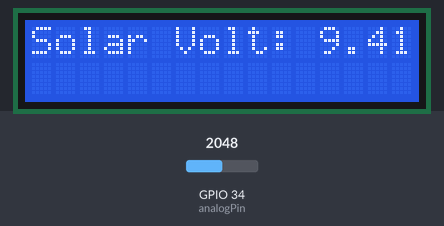
Recording of a sketch running on a simulated ESP32. On the bench: 16×2 character LCD. The test bench sets the inputs (shaded band); at power-on: GPIO 34 (analogPin) = 2048. What the sketch prints to the serial monitor is not drawn.

Above: at 2.7 s.
2.8 s: GPIO 34 (analogPin) set to 2866
At 4.2 s:
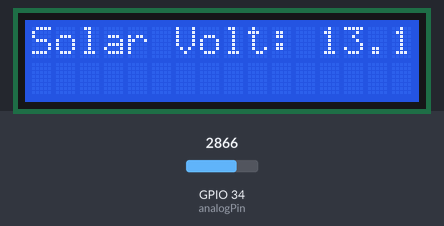
4.6 s: GPIO 34 (analogPin) set to 3603
At 5.9 s:
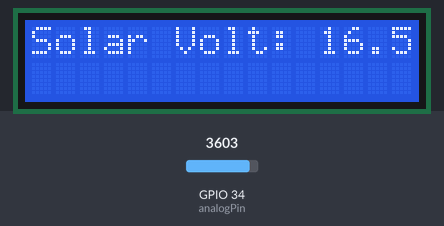
6.2 s: GPIO 34 (analogPin) set to 4095
At 6.9 s:
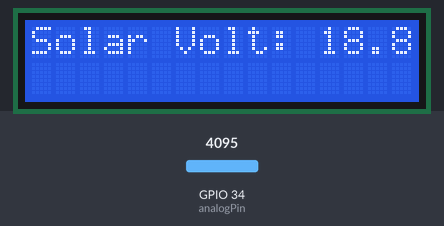
Timing chart, 0 to 9.2 s (numbered marks = the images above; inputs shaded):
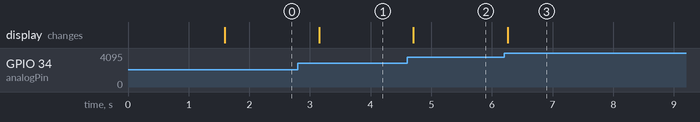

The sketch:

solar_monitoring_system.ino
```cpp
  #include <Wire.h>
#include <LiquidCrystal_I2C.h>

// LCD setup (I2C address might be 0x27 or 0x3F)
// If unsure, run an I2C scanner first
LiquidCrystal_I2C lcd(0x27, 16, 2);

const int analogPin = 34;   // ESP32 ADC pin
float calibrationFactor = 5.7;  // Adjust this after checking with multimeter

void setup() {
  Serial.begin(115200);
  lcd.init();        // Initialize LCD
  lcd.backlight();   // Turn on backlight
  lcd.setCursor(0, 0);
  lcd.print("Solar Monitor");
  delay(1500);
  lcd.clear();
}

void loop() {
  int rawADC = analogRead(analogPin);          // Read ADC value (0 - 4095)
  float voltage = (rawADC * 3.3) / 4095.0;     // Convert ADC value to pin voltage
  float actualVoltage = voltage * calibrationFactor; // Scale to actual voltage

  // Print on Serial Monitor (for debugging / Serial Plotter)
  Serial.println(actualVoltage);

  // Display on LCD
  lcd.setCursor(0, 0);
  lcd.print("Solar Volt: ");
  lcd.print(actualVoltage, 2); // 2 decimal places
  lcd.print("  "); // Clear any extra char


  delay(500); // Update twice per second
}
```

Measured:
- after the input at 2.8 s, the display: changes after 0.35 s (image 1)
- after the input at 4.6 s, the display: changes after 0.10 s (image 2)
- after the input at 6.2 s, the display: changes after 0.06 s (image 3)
